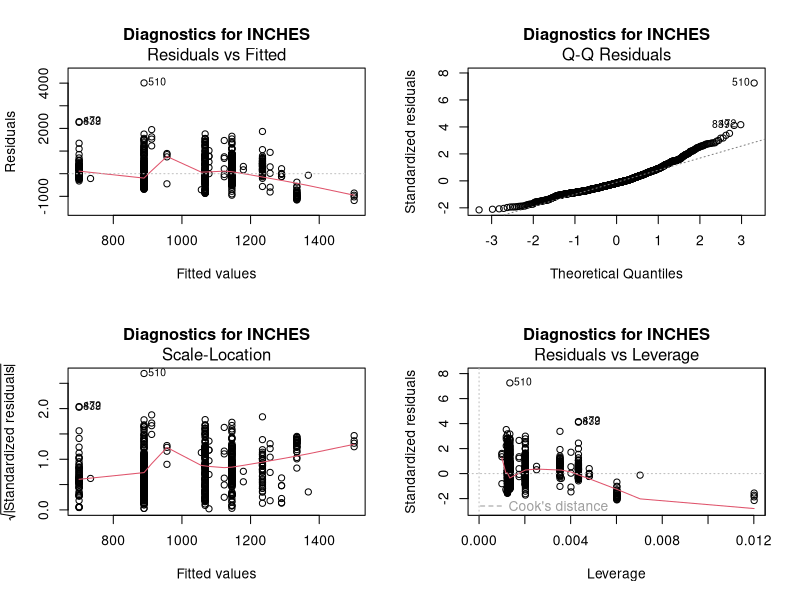
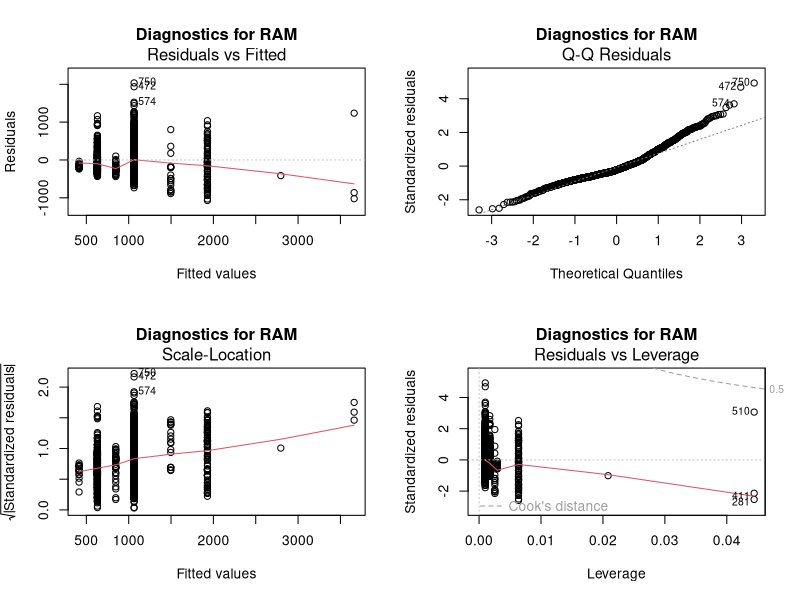
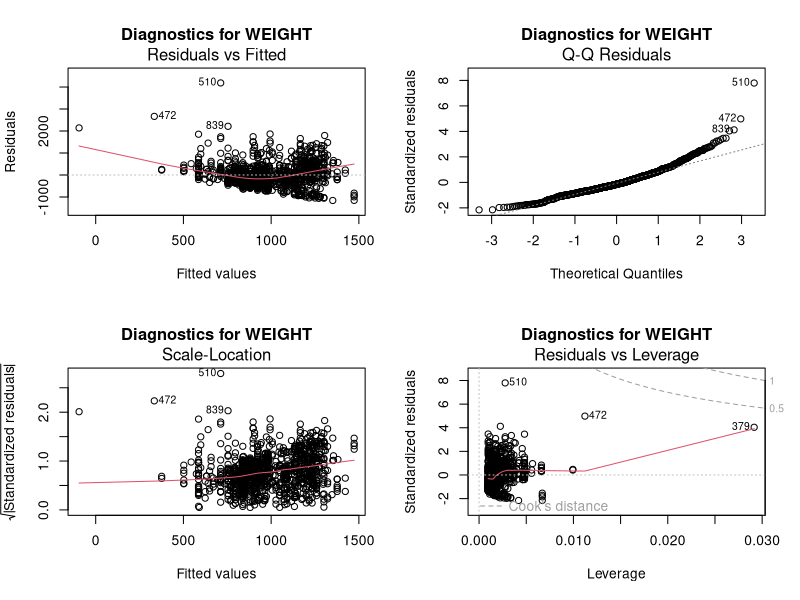
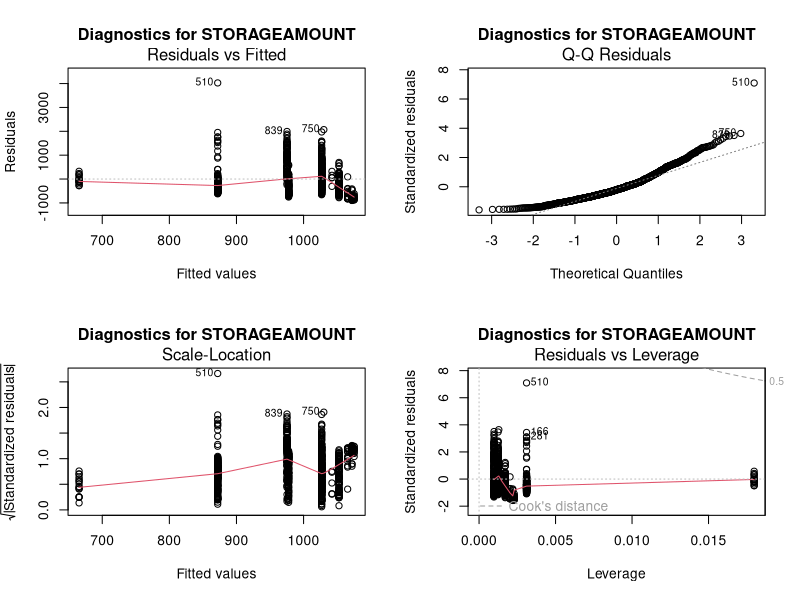
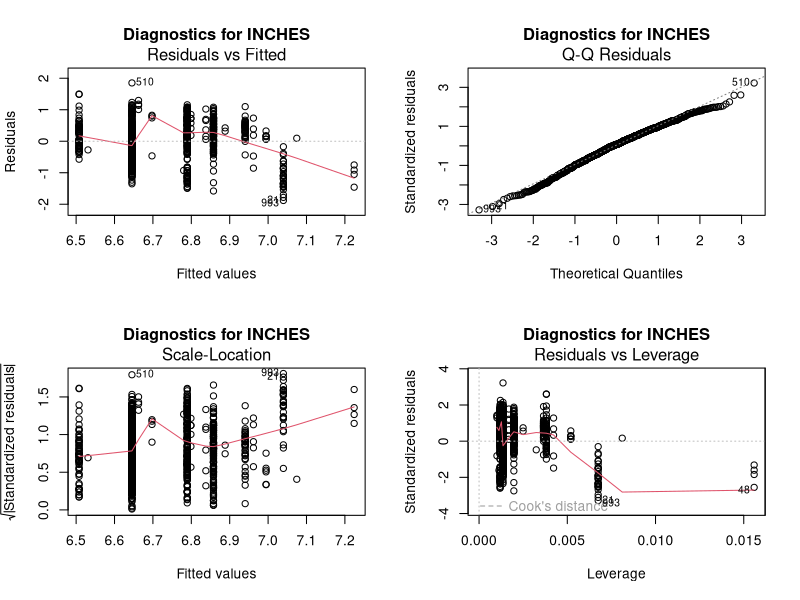
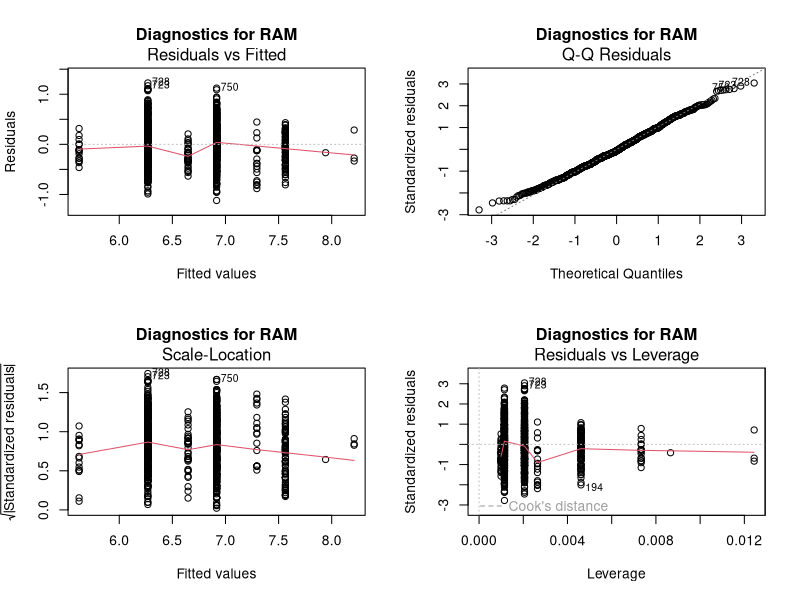
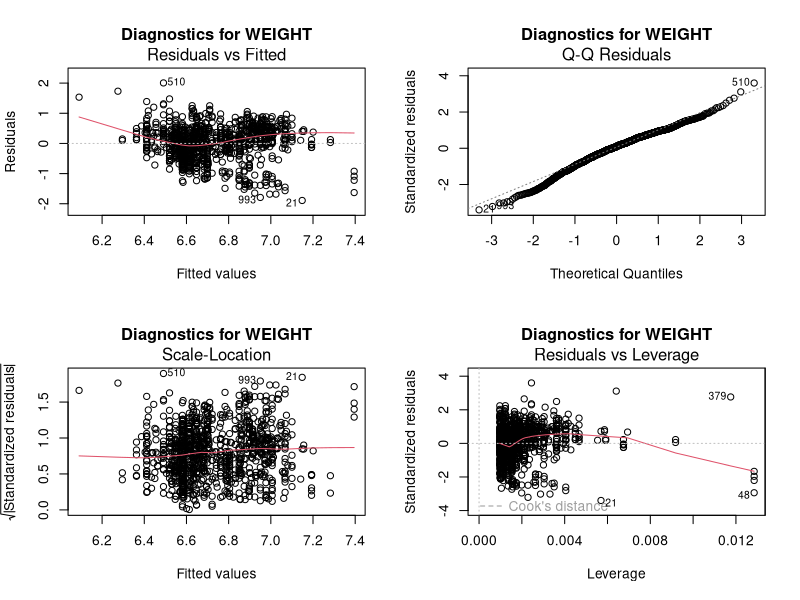
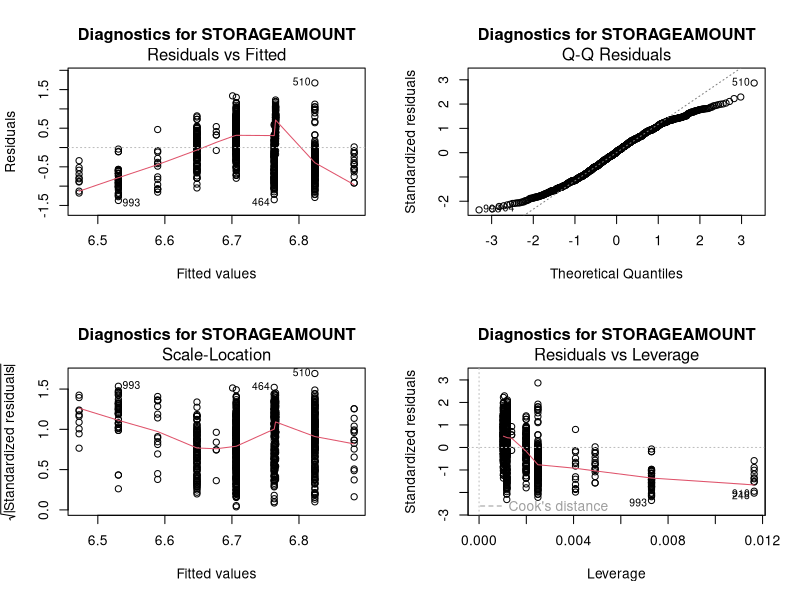

Generate these figures, in order, with R:
library(readr)
library(ggplot2)
laptop_prices_modified <- read_csv("laptop_prices_modified.csv")

subset_columns <- c("inches", "ram", "weight", "storageamount") # "storagetype", "company"

# Summarize data
for (col in subset_columns) {
  print(toupper(col))
  formula <- as.formula(paste("price_euros ~", col))
  model <- lm(formula, data = laptop_prices_modified)
  print(summary(model))
}

# Generate Diagnostics Plots -- No remedial measures
for (col in subset_columns) {
  print(toupper(col)) 
  formula <- as.formula(paste("price_euros ~", col))
  model <- lm(formula, data = laptop_prices_modified)
  par(mfrow = c(2, 2))
  plot(model, main = paste("Diagnostics for", toupper(col)))
}

# multiple regression model
laptop_prices_modified$company_factor <- as.factor(laptop_prices_modified$company)
laptop_prices_modified$storage_type_factor <- as.factor(laptop_prices_modified$storagetype)
full_model = lm(
  price_euros ~ inches + ram + weight + storageamount + storage_type_factor + company_factor,
  data = laptop_prices_modified
)
summary(full_model)

# Apply logarithmic transformation to the relevant columns and then fit the models
for (col in subset_columns) {
  print(toupper(col)) 
  transformed_data <- laptop_prices_modified
  transformed_data$log_price <- log(transformed_data$price_euros)
  if (is.numeric(transformed_data[[col]])) {
    transformed_data[[paste0("log_", col)]] <- log(transformed_data[[col]])
  }
  formula <- as.formula(paste("log_price ~", paste0("log_", col)))
  model <- lm(formula, data = transformed_data)
  fitted_values <- fitted(model)
  residuals_values <- residuals(model)
  
  # Generate diagnostics plots
  par(mfrow = c(2, 2))
  plot(model, main = paste("Diagnostics for", toupper(col)))
}

# Predicted vs. Actual
predicted <- predict(full_model)
actual <- laptop_prices_modified$price_euros

# Scatter plot
par(mfrow = c(1, 1))
plot(actual, predicted, 
     xlab = "Actual Prices", 
     ylab = "Predicted Prices", 
     main = "Predicted vs. Actual Prices")
abline(0, 1, col = "red")  # Add a y = x line


# Partial dependence plots
for (col in subset_columns) {
  p <- ggplot(data = laptop_prices_modified, aes_string(x = col, y = "price_euros")) +
    geom_point(alpha = 0.5) +  # Add data points
    geom_smooth(method = "lm", formula = y ~ x, se = TRUE, color = "blue") +  # Add regression line
    labs(title = paste("Effect of", col, "on Price"), 
         x = col, 
         y = "Price (Euros)")
  
  print(p)
}

# Fit the full linear model
full_model <- lm(price_euros ~ inches + ram + weight + storageamount + 
                   storage_type_factor + company_factor, data = laptop_prices_modified)

# Generate the diagnostic plots for the full model
par(mfrow = c(2, 2))  # Arrange the plots in a 2x2 grid

# Residuals vs. Fitted plot
plot(full_model, main = "Residuals vs. Fitted")

# Apply log transformation to the full model
laptop_prices_modified$log_price <- log(laptop_prices_modified$price_euros)
laptop_prices_modified$log_inches <- log(laptop_prices_modified$inches)
laptop_prices_modified$log_ram <- log(laptop_prices_modified$ram)
laptop_prices_modified$log_weight <- log(laptop_prices_modified$weight)
laptop_prices_modified$log_storageamount <- log(laptop_prices_modified$storageamount)

# Fit the model with log-transformed variables
log_formula <- log_price ~ log_inches + log_ram + log_weight + log_storageamount + 
  storage_type_factor + company_factor

log_model <- lm(log_formula, data = laptop_prices_modified)

# Print the summary of the transformed model
summary(log_model)

# Generate the diagnostic plots for the log-transformed model
par(mfrow = c(2, 2))  # Arrange the plot layout (2x2 grid)
plot(log_model, main = "Diagnostics for Log-Transformed Model")
